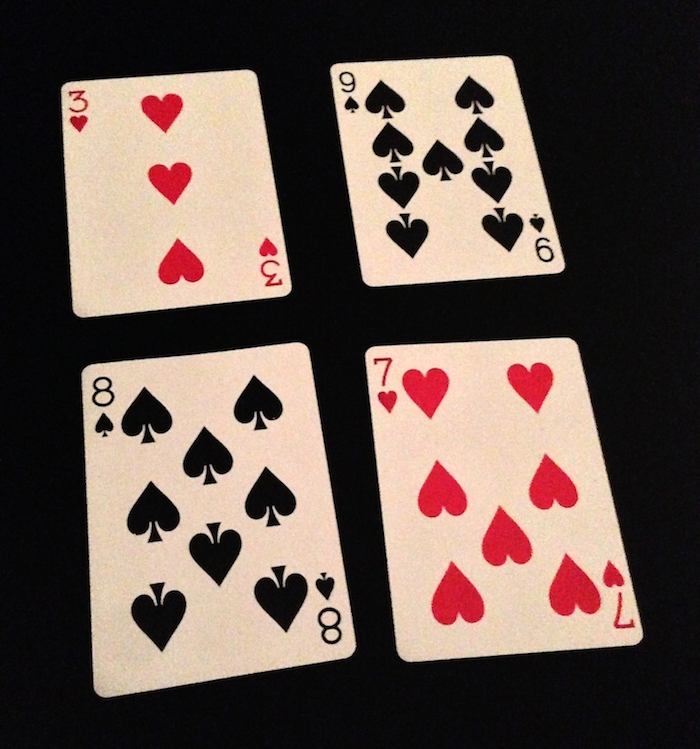
#> input picture hw10/cards.png, 700 x 749 px
$ jupyter execute 11-009_Lipatov_10.ipynb
#> lines starting #> are read from the running program, lines starting #| are printed output that depends on the picture; after the words box and inside, x2 and y2 are one past the last pixel; in counts of white or black regions, pixels touching at a corner belong together
### ДЗ №1
Распознать изображение с игральными картами и вывести изображение и номинал каждой карты

#### 1. Прочитайте изображение из файла и выведите его на экран:

[cell 1]
import cv2
import matplotlib.pyplot as plt
from skimage.io import imread
import numpy as np

img = imread('cards.png')
#> img is the input picture: shape (749, 700, 4); mean R, G, B, A 103.7, 87, 79.2, 255

plt.imshow(img)
plt.show()

#### 2. Выполните последовательно 2 преобразования: переведите изображение в оттенки серого (COLOR_BGR2GRAY) и примените размытие (GaussianBlur):

[cell 2]
gray = cv2.cvtColor(img, cv2.COLOR_RGB2GRAY)
blur = cv2.GaussianBlur(gray, (21, 21), 0)
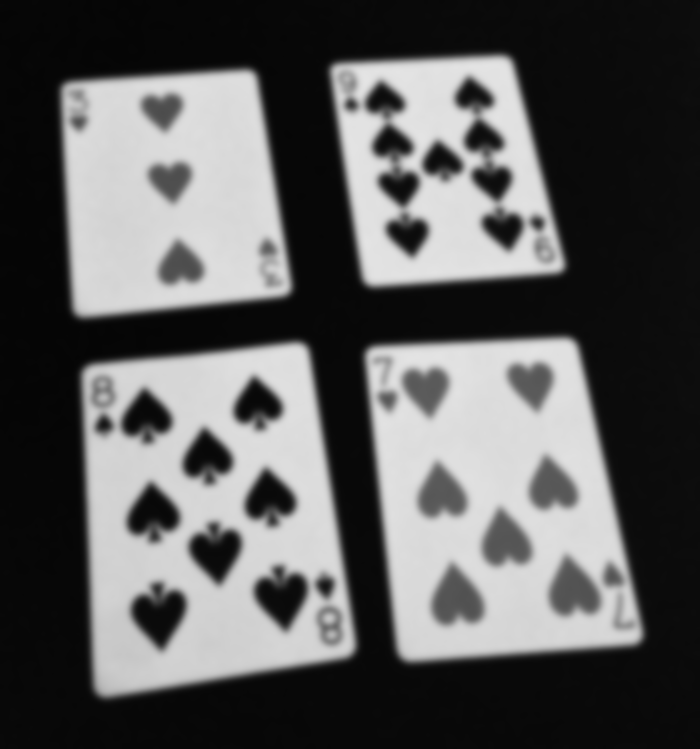
#> blur: shape (749, 700); min 5, max 228, mean 91.1
plt.imshow(blur)
plt.show()

#### 3. Найдите 4 контура максимального размера и выведите их на исходном изображении:

[cell 3]
numcards = 4

flag, thresh = cv2.threshold(blur, 128, 255, cv2.THRESH_BINARY)
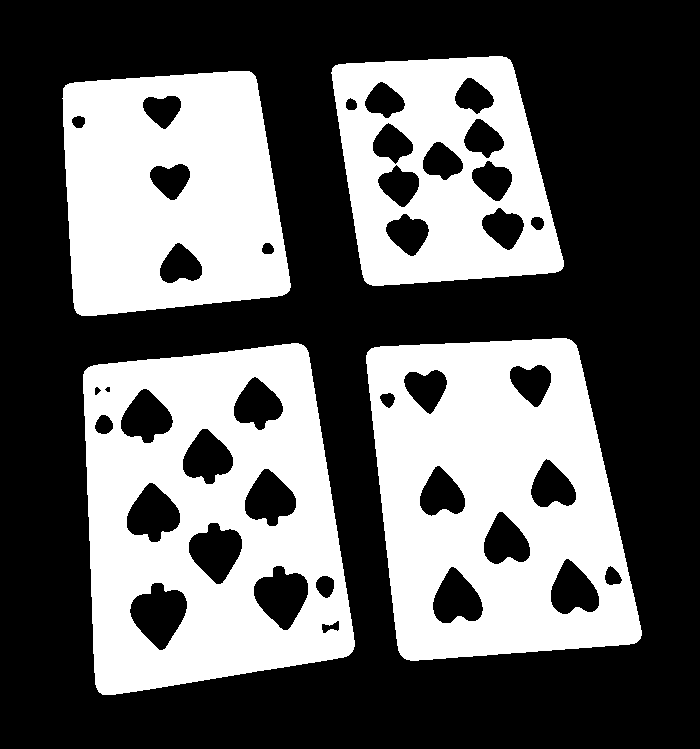
#> thresh: shape (749, 700); 38.4% white; 4 white regions
contours, hierarchy = cv2.findContours(thresh, cv2.RETR_TREE, cv2.CHAIN_APPROX_NONE)
#> contours = 42 contours; largest, box (x1, y1, x2, y2) and area: (83, 343, 355, 695) 78740, (366, 338, 642, 661) 70994, (62, 71, 291, 316) 47442, (331, 56, 564, 286) 42191, (129, 582, 188, 651) 2504
contours = sorted(contours, key=cv2.contourArea, reverse=True)[:numcards]
#> contours = 4 contours; box (x1, y1, x2, y2) and area: (83, 343, 355, 695) 78740, (366, 338, 642, 661) 70994, (62, 71, 291, 316) 47442, (331, 56, 564, 286) 42191

contours_img = img.copy()
cv2.drawContours(contours_img, contours, contourIdx = -1, color = (0, 255, 0, 255), thickness = 10)
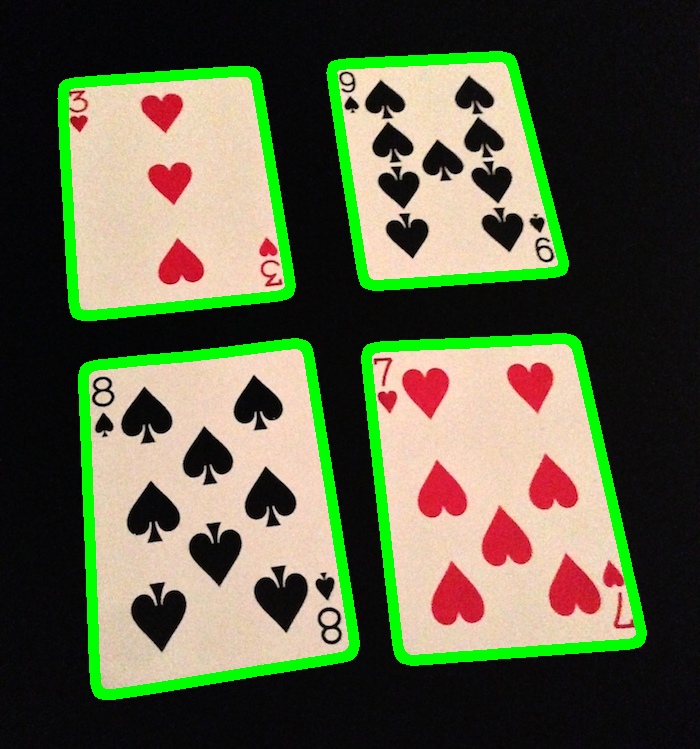
#> contours_img: shape (749, 700, 4); 8.01% of pixels changed, all inside (x1, y1, x2, y2) = (57, 51, 647, 700)
plt.imshow(contours_img)
plt.show()

#### 4. Примените к каждому контуру проективное преобразование и выведите отдельным изображением:

[cell 4]
warps = []

for i in range(numcards):
    card = contours[i]
    peri = cv2.arcLength(card,True)
    approx = np.array(cv2.approxPolyDP(card,0.02*peri,True), np.float32)
    rect = cv2.minAreaRect(contours[2])
    r = cv2.boxPoints(rect)
    h = np.array([[0,0],[450,0],[450,450],[0,450]], np.float32)
    transform = cv2.getPerspectiveTransform(approx,h)
    warp = cv2.warpPerspective(img,transform,(450,450))[:,::-1]
    plt.subplot(2,2,i+1); plt.axis('off')
    plt.imshow(warp)
    warps.append(warp)
#> this loop made 4 passes
#> (peri, approx) on passes 1 to 4: (1159.1, [[303, 345], [84, 371], [102, 694], [352, 651]]), (1106.1, [[571, 340], [367, 352], [404, 658], [640, 638]]), (885.4, [[251, 72], [65, 85], [77, 313], [289, 290]]), (848.2, [[506, 57], [332, 68], [367, 283], [562, 268]])
#> after the loop, warps = 4 items

plt.show()
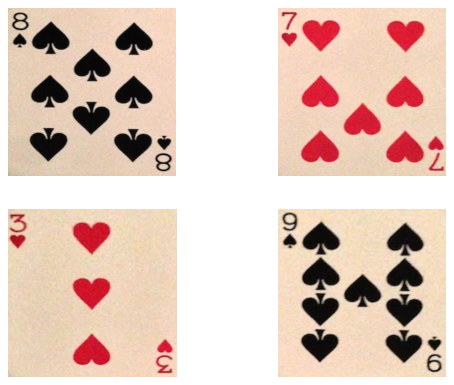
#> figure drawn by matplotlib, 4 panels

#### 5. Найдите количество символов на одной карте:
- на изображении карты найдите все контуры;
- найдите максимальный контур (не совпадающий с самой картой);
- найдите другие контуры, отличающиеся от максимального по размеру не более 10%;
- посчитайте количество максимальных контуров.

[cell 5]
warps_with_num = []

for warp in warps:
  img_gray = cv2.cvtColor(warp,cv2.COLOR_RGB2GRAY)
  warp_contours_img = warp.copy()

  flag, thresh = cv2.threshold(img_gray, 128, 255, cv2.THRESH_BINARY)
  contours, hierarchy = cv2.findContours(thresh,cv2.RETR_TREE,cv2.CHAIN_APPROX_NONE)
  contours = sorted(contours, key=cv2.contourArea, reverse=True)

  main_contours = []
  main_area = 0
  for contour in contours:
    if cv2.contourArea(contour) > .9*warp.shape[0]*warp.shape[1]: continue
    if main_area == 0:
      main_contours.append(contour)
      main_area = cv2.contourArea(contour)
    else:
      if cv2.contourArea(contour) - main_area > -main_area * .1:
        main_contours.append(contour)

  cv2.drawContours(warp_contours_img, main_contours, contourIdx = -1, color = (0, 255, 0, 255), thickness = 2)
  warps_with_num.append({ 'warp': warp_contours_img, 'num': len(main_contours) })
#> this loop made 4 passes
#> pass 1, `flag, thresh = cv2.threshold(img_gray, 128, 255, cv2.THRESH_BINARY)`:
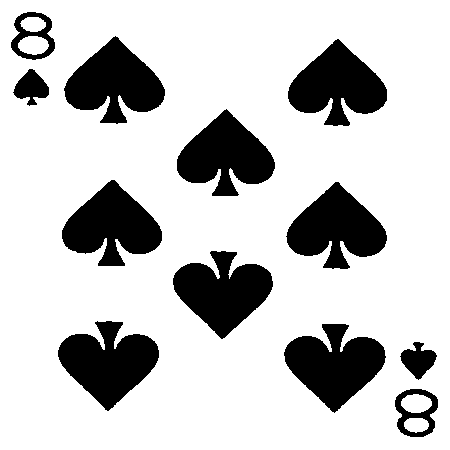
#> thresh: shape (450, 450); 78.2% white; 12 black regions, largest, box (x1, y1, x2, y2) and area: (58, 321, 159, 411) 5263, (284, 324, 386, 413) 5238, (173, 251, 273, 339) 5117
#> after the loop:
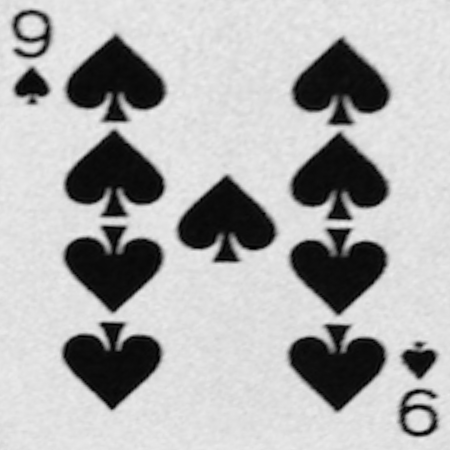
#> img_gray: shape (450, 450); min 0, max 240, mean 174.1
#> after the loop:
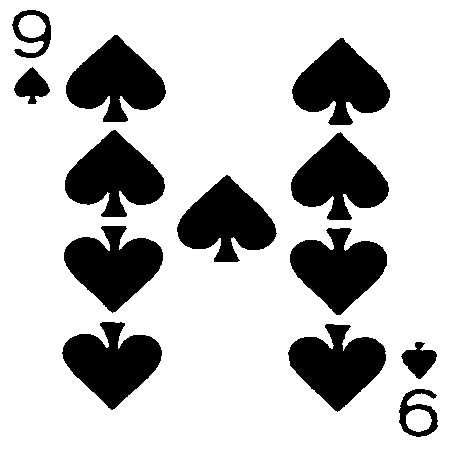
#> thresh: shape (450, 450); 76.1% white; 13 black regions, largest, box (x1, y1, x2, y2) and area: (65, 130, 165, 217) 5127, (62, 322, 162, 410) 5094, (66, 35, 166, 122) 5090
#> after the loop:
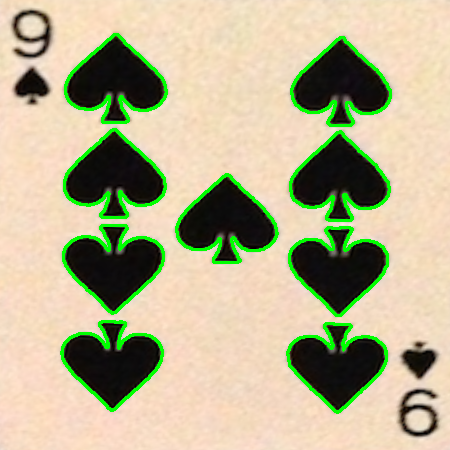
#> warp_contours_img: shape (450, 450, 4); mean R, G, B, A 181.7, 176.7, 143.4, 255
#> after the loop, warps_with_num = 4 items

print(len(main_contours))
#| 9
plt.imshow(warp_contours_img)
plt.show()

#### 6. Соберите все предыдущие команды в один код, чтобы на выходе получилось следующее изображение:

[cell 6]
font_size = 14

plt.figure(figsize=(10, 15))
columns = 2
rows = 3

plt.subplot(rows, columns, 1).set_title('Исходное изображение', fontsize=font_size); plt.axis('off')
plt.imshow(img)

plt.subplot(rows, columns, 2).set_title('Обработанное изображение', fontsize=font_size); plt.axis('off')
plt.imshow(contours_img)

for i in range(numcards):
  warp_with_num = warps_with_num[i]
  warp = warp_with_num['warp']
  num = warp_with_num['num']
  plt.subplot(rows, columns, 3 + i).set_title(f'Число {num}', fontsize=font_size); plt.axis('off')
  plt.imshow(warp)
#> this loop made 4 passes
#> num on passes 1 to 4: 8, 7, 3, 9
#> pass 1, `warp = warp_with_num['warp']`:
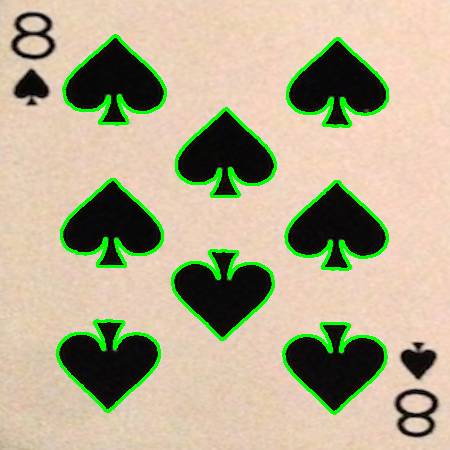
#> warp: shape (450, 450, 4); mean R, G, B, A 178.7, 171.2, 141.7, 255
#> pass 2, `warp = warp_with_num['warp']`:
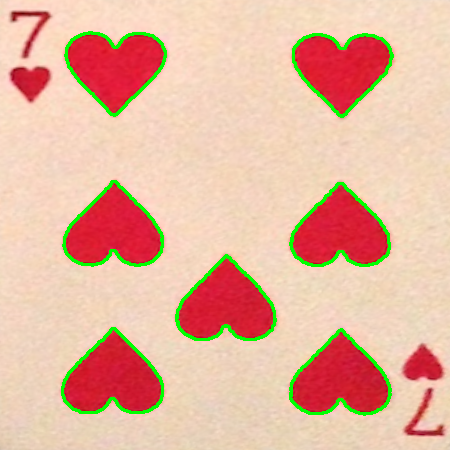
#> warp: shape (450, 450, 4); mean R, G, B, A 228.7, 181.6, 158.3, 255

plt.show()
